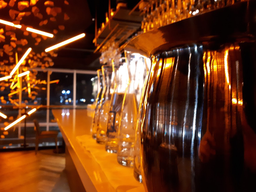
#> input picture figures/figure12.png, 256 x 192 px, shrunk from 1174 x 880 before the run
$ python sobel.py
#> lines starting #> are read from the running program, lines starting #| are printed output that depends on the picture
from pprint import pprint
from math import exp, pi, sqrt as r
from PIL import Image, ImageOps

# Setting up image
im = Image.open("figures/figure12.png")
#> im is the input picture: PIL image 256x192 RGB; mean R, G, B 108.4, 57.2, 26.8
gray_im = ImageOps.grayscale(im)
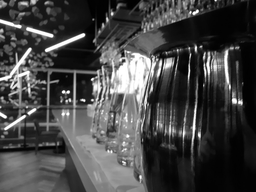
#> gray_im: PIL image 256x192 L; min 0, max 255, mean 69.1
width, height = gray_im.size  # x, y
#> width = 256; height = 192
pixels = gray_im.load()  # Img[x, y]

# Not upright image, but it's not a big deal
image_arr = [[pixels[x, y] for y in range(height)] for x in range(width)]
#> image_arr = 256 items
sobelx_arr = [[pixels[x, y] for y in range(height)] for x in range(width)]
#> sobelx_arr = 256 items
sobely_arr = [[pixels[x, y] for y in range(height)] for x in range(width)]
#> sobely_arr = 256 items

# Filters
sobelx = [[-1, 0, 1], [-2, 0, 2], [-1, 0, 1]]
sobely = [[1, 2, 1], [0, 0, 0], [-1, -2, -1]]
delx = [[0, 0, 0], [-1, 0, 1], [0, 0, 0]]
dely = [[0, 1, 0], [0, 0, 0], [0, -1, 0]]


def sobel(x, y, kernel):
    num = 0

    for xx in range(3):
        for yy in range(3):
            # Ignoring edges
            try:
                num += image_arr[x+(yy-1)][y+(xx-1)] * kernel[xx][yy]
            except:
                pass

    # Ok if < 0, intensity relative to all values
    return num


max_int = pixels[0, 0]
#> max_int = 95
min_int = pixels[0, 0]
#> min_int = 95

for x in range(width):
    for y in range(height):
        # Applying filter
        sobelx_arr[x][y] = sobel(x, y, sobelx)
        sobely_arr[x][y] = sobel(x, y, sobely)

        # For normalizing
        max_int = max(max_int, sobely_arr[x][y])
        min_int = min(min_int, sobely_arr[x][y])

diff = max_int - min_int

for x in range(width):
    for y in range(height):
        pixels[x, y] = int(r(sobelx_arr[x][y]**2 + sobely_arr[x][y]**2))
        """
        pixels[x, y] = sobely_arr[x][y]
        pixels[x, y] = int((sobelx_arr[x][y]-min_int)*(255/(max_int-min_int)))
        """

gray_im.show()
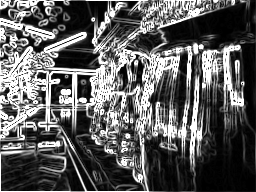
#> shown: PIL image 256x192 L; min 0, max 255, mean 92.4

$ run again, with figures/figure01.png copied over figures/figure12.png
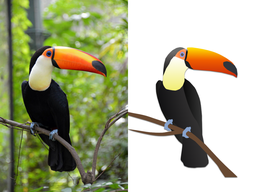
#> input picture figures/figure01.png, 256 x 192 px, shrunk from 2128 x 1600 before the run
#> im is the input picture: PIL image 256x192 RGBA; mean R, G, B, A 170.9, 173.9, 143.4, 255
#> `gray_im = ImageOps.grayscale(im)`:
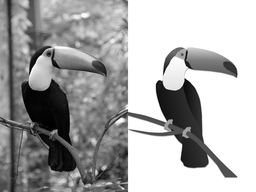
#> gray_im: PIL image 256x192 L; min 0, max 255, mean 169.5
#> image_arr = 256 items
#> max_int = 144
#> `gray_im.show()`:
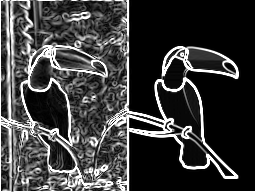
#> shown: PIL image 256x192 L; min 0, max 255, mean 62.7

$ run again, with figures/figure02.png copied over figures/figure12.png
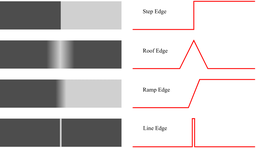
#> input picture figures/figure02.png, 256 x 148 px, shrunk from 884 x 512 before the run
#> im is the input picture: PIL image 256x148 RGBA; mean R, G, B, A 203, 199, 199, 255
#> `gray_im = ImageOps.grayscale(im)`:
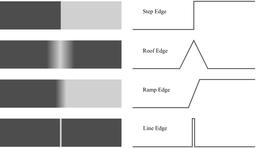
#> gray_im: PIL image 256x148 L; min 52, max 255, mean 200.2
#> image_arr = 256 items
#> max_int = 255
#> `gray_im.show()`:
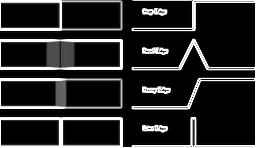
#> shown: PIL image 256x148 L; min 0, max 255, mean 40.9

$ run again, with figures/figure03.png copied over figures/figure12.png
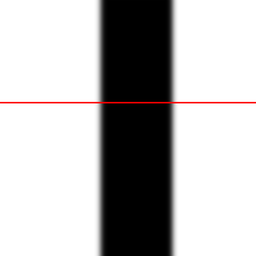
#> input picture figures/figure03.png, 256 x 256 px, shrunk from 500 x 500 before the run
#> im is the input picture: PIL image 256x256 RGBA; mean R, G, B, A 183.8, 182.3, 182.3, 255
#> image_arr = 256 items
#> max_int = 255
#> `gray_im.show()`:
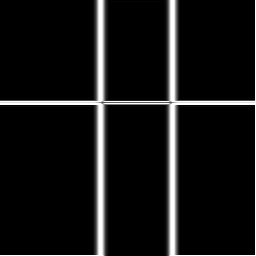
#> shown: PIL image 256x256 L; min 0, max 255, mean 20.6
